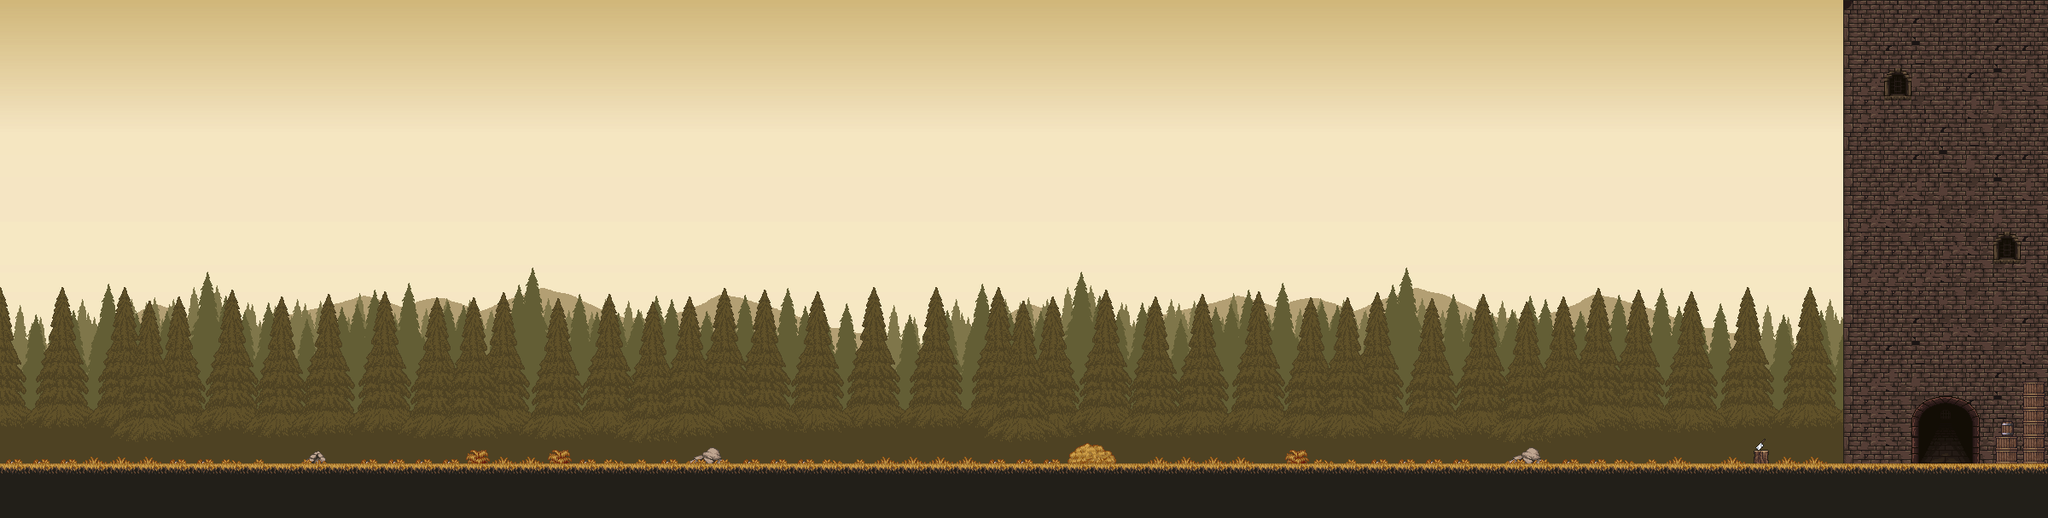

This is a level from a 2D game, rendered from its Tiled map with the project's own tilesets. A one-line summary and the map file follow, with tile-layer data summarised:
An orthogonal 75x19 tile map with 32x32 px tiles, 7 tile layers (layer5, layer4, layer3, layer2, ...), 11 tilesets.

<map version="1.10" tiledversion="1.11.2" orientation="orthogonal" renderorder="right-down" width="75" height="19" tilewidth="32" tileheight="32" infinite="0" nextlayerid="16" nextobjectid="1">
 <editorsettings>
  <export format="json" />
 </editorsettings>
 <tileset firstgid="1" name="chao_tileset" tilewidth="32" tileheight="32" tilecount="162" columns="9">
  <image source="../images/mundo/chao1.png" width="288" height="576" />
  <tile id="55">
   <properties>
    <property name="collides" type="bool" value="true" />
   </properties>
  </tile>
 </tileset>
 <tileset firstgid="163" name="background" tilewidth="32" tileheight="32" tilecount="320" columns="32">
  <image source="../images/mundo/GandalfHardcore Background layers/Autumn BG/back1.png" width="1024" height="346" />
 </tileset>
 <tileset firstgid="483" name="background2" tilewidth="32" tileheight="32" tilecount="320" columns="32">
  <image source="../images/mundo/GandalfHardcore Background layers/Autumn BG/back2.png" width="1024" height="346" />
 </tileset>
 <tileset firstgid="803" name="background3" tilewidth="32" tileheight="32" tilecount="320" columns="32">
  <image source="../images/mundo/GandalfHardcore Background layers/Autumn BG/back3.png" width="1024" height="346" />
 </tileset>
 <tileset firstgid="1123" name="background4" tilewidth="32" tileheight="32" tilecount="320" columns="32">
  <image source="../images/mundo/GandalfHardcore Background layers/Autumn BG/back4.png" width="1024" height="346" />
 </tileset>
 <tileset firstgid="1443" name="background5" tilewidth="32" tileheight="32" tilecount="320" columns="32">
  <image source="../images/mundo/GandalfHardcore Background layers/Autumn BG/back5.png" width="1024" height="346" />
 </tileset>
 <tileset firstgid="1763" name="sidescroller" tilewidth="32" tileheight="32" tilecount="208" columns="8">
  <image source="../images/mundo/dungeon_sidescroller-Raou/Tilesetv3.png" width="272" height="832" />
  <tile id="7" probability="2" />
  <tile id="15" probability="2" />
 </tileset>
 <tileset firstgid="1971" name="groundTower" tilewidth="32" tileheight="32" tilecount="63" columns="9">
  <image source="../images/mundo/Pixel2DCastle1.1/ground.png" width="304" height="224" />
 </tileset>
 <tileset firstgid="2034" name="wallsTower" tilewidth="32" tileheight="32" tilecount="256" columns="16">
  <image source="../images/mundo/Pixel2DCastle1.1/walls.png" width="512" height="512" />
 </tileset>
 <tileset firstgid="2290" name="env_objectsTower" tilewidth="32" tileheight="32" tilecount="256" columns="16">
  <image source="../images/mundo/Pixel2DCastle1.1/env_objects.png" width="512" height="512" />
 </tileset>
 <tileset firstgid="2546" name="Decor" tilewidth="32" tileheight="32" tilecount="221" columns="13">
  <image source="../images/mundo/Decor.png" width="416" height="544" />
 </tileset>
 <group id="9" name="fundo">
  <layer id="13" name="layer5" width="75" height="19">
   <data>[1425 cells, 1086 non-empty, 320 distinct tile ids]</data>
  </layer>
  <layer id="11" name="layer4" width="75" height="19">
   <data>[1425 cells, 750 non-empty, 320 distinct tile ids]</data>
  </layer>
  <layer id="12" name="layer3" width="75" height="19">
   <data>[1425 cells, 750 non-empty, 320 distinct tile ids]</data>
  </layer>
  <layer id="10" name="layer2" width="75" height="19">
   <data>[1425 cells, 675 non-empty, 288 distinct tile ids]</data>
  </layer>
  <layer id="2" name="layer1" width="75" height="19">
   <data>[1425 cells, 750 non-empty, 320 distinct tile ids]</data>
  </layer>
 </group>
 <layer id="1" name="ChaoSolido" width="75" height="19">
  <properties>
   <property name="collides" type="bool" value="true" />
  </properties>
  <data>[1425 cells, 286 non-empty, 17 distinct tile ids]</data>
 </layer>
 <layer id="15" name="Detalhes" width="75" height="19">
  <data>[1425 cells, 79 non-empty, 24 distinct tile ids]</data>
 </layer>
</map>
